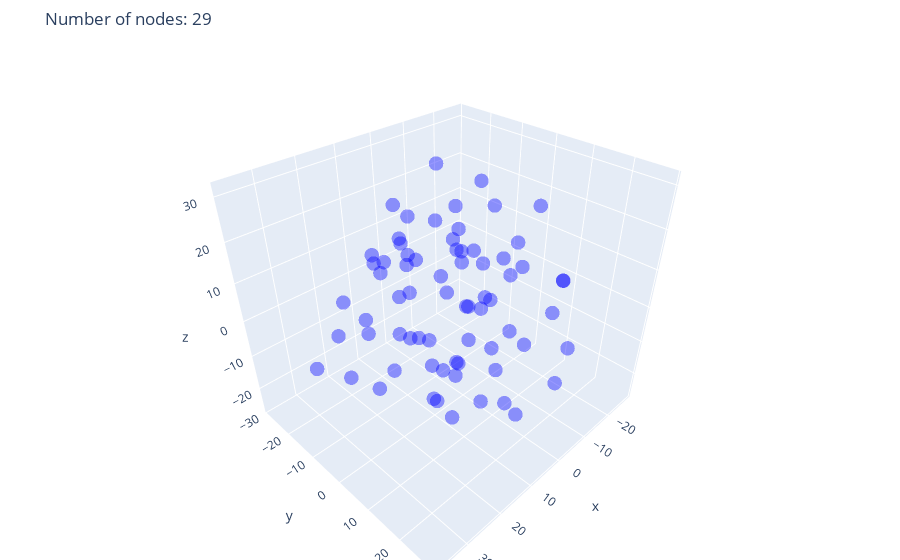

Notebook code for this chart:
### Code cell
TSNE_selected = TSNE_emb_all[lst[i],:]
    fig = go.Figure(data=[go.Scatter3d(
        x=TSNE_emb_all[-70:,0],
        y=TSNE_emb_all[-70:,1],
        z=TSNE_emb_all[-70:,2],
        mode='markers',
        marker=dict(
            size=5,
            opacity=0.4,
            color = 'blue'
        )
    )])

    # tight layout
    fig.update_layout(margin=dict(l=1, r=1, b=0, t=50), 
                    title=f'Number of nodes: {num_node_[i]}',)

    go.Figure.write_html(fig, file=f'./results/figures/vnodes.html', include_plotlyjs='cdn')
    fig.show()
